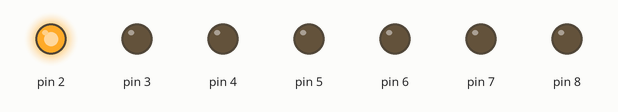
Recording of a sketch running on a simulated Arduino Uno, built with avr-gcc and run on an emulated ATmega328P. Parts: output pins drawn as LEDs (lit = HIGH).

Above: at 0.09 s.
At 0.49 s:
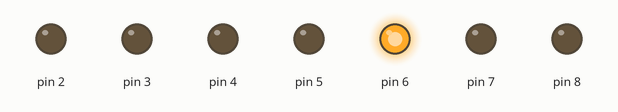
At 0.59 s:
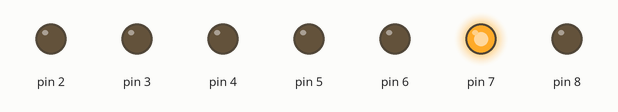
At 1.03 s:
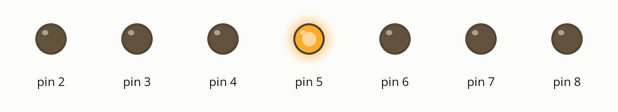
At 1.47 s:
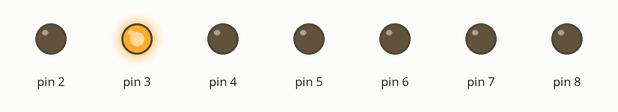
At 2.85 s:
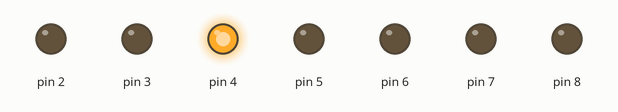
Timing chart, 0 to 3.1 s (numbered marks = the images above):
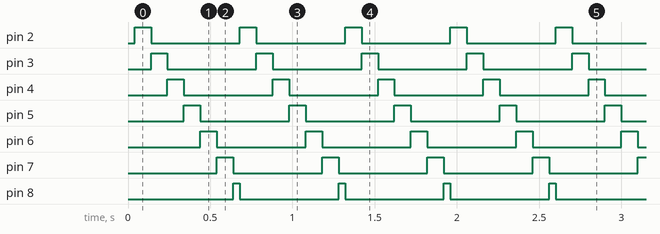

Measured:
- by itself, pin 2–7: alternates HIGH for 0.10 s and LOW for 0.54 s
- by itself, pin 8: alternates HIGH for 0.04 s and LOW for 0.60 s
- by itself, everything shown: repeats every 0.64 s, in 7 steps

The sketch:

running-lights.ino
```cpp
// (licence header left out)
void setup() {
  // put your setup code here, to run once:
  for (int i=2; i<=8; i++)
    pinMode(i, OUTPUT);
}

void loop() {
  // put your main code here, to run repeatedly:
  delay(40);
  digitalWrite(8, LOW);
  digitalWrite(2, HIGH);
  for (int i=3; i<=8; i++) {
    delay(100);
    digitalWrite(i, HIGH);
    digitalWrite(i-1, LOW);
  }
}
```
